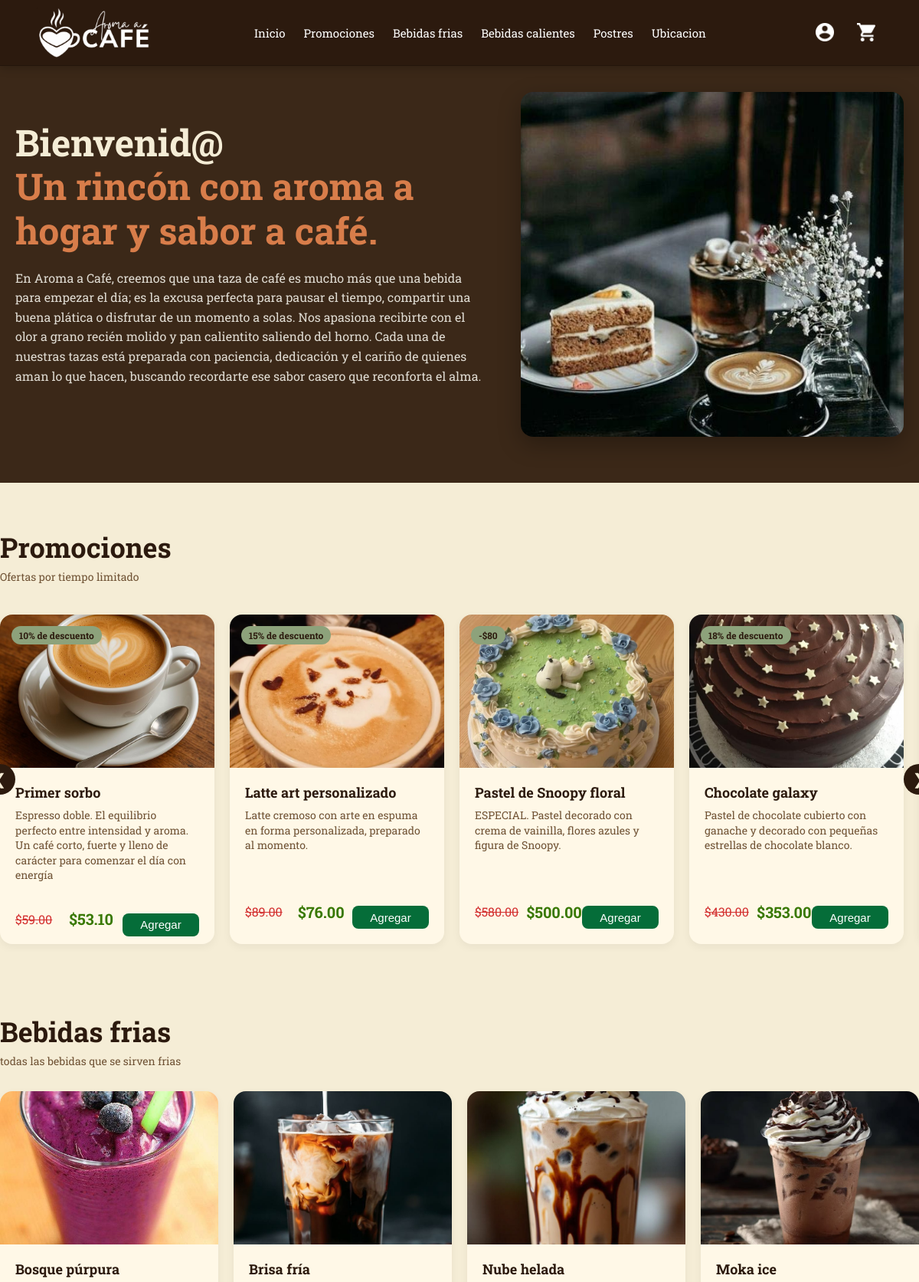
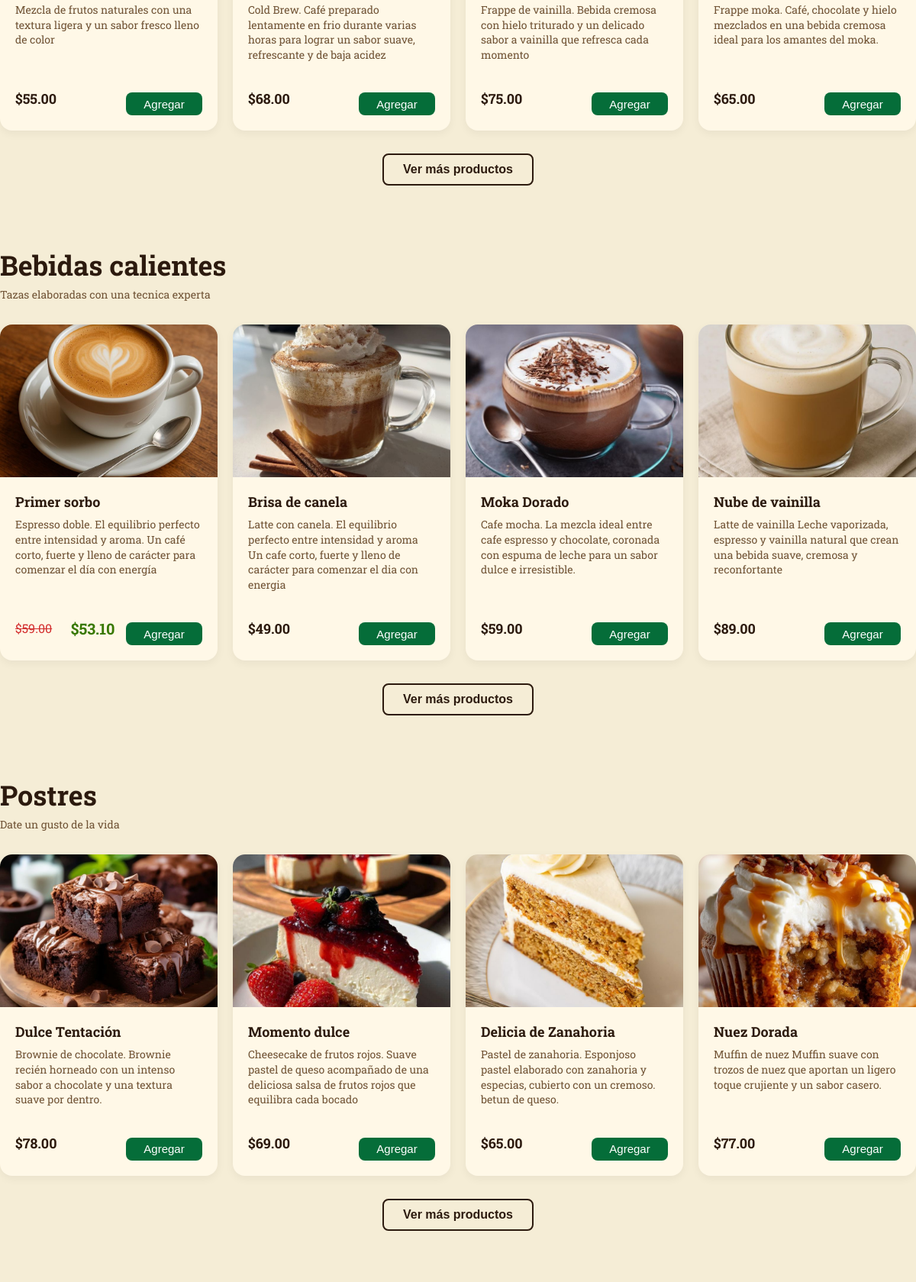
The page / (upper part) on the database its author committed (2 pictures, top to bottom).
### tables this page shows
CREATE TABLE `categorias` (
  `id_categoria` int(11) NOT NULL,
  `nombre` varchar(30) NOT NULL,
  `descripcion` varchar(100) DEFAULT NULL
);

CREATE TABLE `productos` (
  `id_producto` int(11) NOT NULL,
  `nombre` varchar(30) NOT NULL,
  `descripcion` text DEFAULT NULL,
  `id_categoria` int(11) DEFAULT NULL,
  `precio` decimal(10,2) NOT NULL,
  `imagen_url` varchar(255) DEFAULT NULL,
  `tiene_promocion` tinyint(1) DEFAULT 0,
  `etiqueta_promo` varchar(30) DEFAULT NULL,
  `precio_descuento` decimal(10,2) DEFAULT NULL
);

### index.php (the view, shortened to what this page needs)
<?php
require_once 'config/conexion.php';
$sqlCategorias = "
    SELECT
        id_categoria,
        nombre,
        descripcion
    FROM categorias
    ORDER BY id_categoria ASC
";
$categoriasResultado = $conexion->query($sqlCategorias);
$categorias = $categoriasResultado ? $categoriasResultado->fetchAll(PDO::FETCH_ASSOC) : [];
$sqlProductos = "
    SELECT
        p.id_producto,
        p.nombre,
        p.descripcion,
        p.id_categoria,
        p.precio,
        p.imagen_url,
        p.tiene_promocion,
        p.etiqueta_promo,
        p.precio_descuento
    FROM productos AS p
    ORDER BY p.id_categoria ASC, p.id_producto ASC
";
$productosResultado = $conexion->query($sqlProductos);
$productosPorCategoria = [];
$productosPromocion = [];
if ($productosResultado) {
    while ($producto = $productosResultado->fetch(PDO::FETCH_ASSOC)) {
        $idCategoria = (int) $producto['id_categoria'];
        $productosPorCategoria[$idCategoria][] = $producto;
        if (!empty($producto['tiene_promocion']) && !empty($producto['precio_descuento'])) {
            $productosPromocion[] = $producto;
        }
    }
}
?>
<!DOCTYPE html>
<html lang="es">
<head>
    <link rel="stylesheet" href="css/header-menu.css">
    <link rel="stylesheet" href="css/footer.css">
    <link rel="stylesheet" href="css/menu.css">
</head>
<body>
    <?php include("includes/header-menu.php"); ?>
    <section id="inicio" class="hero">
        <div class="container hero-content">
            <div class="hero-txt">
                <h1>Bienvenid@<br><span>Un rincón con aroma a hogar y sabor a café.</span></h1>
                <p>En Aroma a Café, creemos que una taza de café es mucho más que una bebida para empezar el día; es la excusa perfecta para pausar el tiempo, compartir una buena plática o disfrutar de un momento a solas.
Nos apasiona recibirte con el olor a grano recién molido y pan calientito saliendo del horno. Cada una de nuestras tazas está preparada con paciencia, dedicación y el cariño de quienes aman lo que hacen, buscando recordarte ese sabor casero que reconforta el alma.
</p>
            </div>
            <div class="hero-img">
                <img id="PromoImagen" src="img/productos/Postres/producto_6a658017028190.67328164.jpeg" alt="Delicias de café y helado" alt="Promociones">
            </div>
        </div>
    </section>
    <section id="promociones" class="categoria-seccion container">
        <h2>Promociones</h2>
        <p class="subtitulo">Ofertas por tiempo limitado</p>
        <div class="carousel-wrapper">
            <button class="carousel-btn" id="btn-prev">❮</button>
            <div class="carrusel-container" id="promos-carousel">
                <?php if (!empty($productosPromocion)): ?>
                    <?php foreach ($productosPromocion as $producto): ?>
                        <?php $precioFinalPromocion = !empty($producto['precio_descuento']) ? (float) $producto['precio_descuento'] : (float) $producto['precio']; ?>
                        <div class="box">
                            <div class="tag-oferta"><?= htmlspecialchars(!empty($producto['etiqueta_promo']) ? $producto['etiqueta_promo'] : 'Promoción', ENT_QUOTES, 'UTF-8') ?></div>
                            <?php if (!empty($producto['imagen_url'])): ?>
                                <img src="img/productos/<?= htmlspecialchars($producto['imagen_url'], ENT_QUOTES, 'UTF-8') ?>" alt="<?= htmlspecialchars($producto['nombre'], ENT_QUOTES, 'UTF-8') ?>">
                            <?php endif; ?>
                            <div class="product-txt">
                                <h3><?= htmlspecialchars($producto['nombre'], ENT_QUOTES, 'UTF-8') ?></h3>
                                <p><?= htmlspecialchars($producto['descripcion'], ENT_QUOTES, 'UTF-8') ?></p>
                                <div class="producto-footer">
                                    <span class="precio-anterior">$<?= number_format((float) $producto['precio'], 2) ?></span>
                                    <span class="precio-promo">$<?= number_format($precioFinalPromocion, 2) ?></span>
                                    <button
                                        class="btn-agCarrito"
                                        data-id="<?= (int) $producto['id_producto'] ?>"
                                        data-nombre="<?= htmlspecialchars($producto['nombre'], ENT_QUOTES, 'UTF-8') ?>"
                                        data-precio="<?= $precioFinalPromocion ?>"
                                        data-imagen="<?= htmlspecialchars($producto['imagen_url'], ENT_QUOTES, 'UTF-8') ?>"
                                    >Agregar</button>
                                </div>
                            </div>
                        </div>
                    <?php endforeach; ?>
                <?php else: ?>
                    <p>No hay productos en promoción disponibles.</p>
                <?php endif; ?>
            </div>
            <button class="carousel-btn" id="btn-next">❯</button>
        </div>
    </section>
    <?php foreach ($categorias as $categoria): ?>
        <?php
            $idCategoria = (int) $categoria['id_categoria'];
            $productosCategoria = $productosPorCategoria[$idCategoria] ?? [];
        ?>
        <section id="categoria-<?= $idCategoria ?>" class="categoria-seccion container">
            <h2><?= htmlspecialchars($categoria['nombre'], ENT_QUOTES, 'UTF-8') ?></h2>
            <?php if (!empty($categoria['descripcion'])): ?>
                <p class="subtitulo">
                    <?= htmlspecialchars($categoria['descripcion'], ENT_QUOTES, 'UTF-8') ?>
                </p>
            <?php endif; ?>
            <div class="box-container limit-grid">
                <?php if (!empty($productosCategoria)): ?>
                    <?php $contador = 0;
                    foreach ($productosCategoria as $producto):
                        $contador++;
                        $claseProducto = $contador <= 4 ? 'product-item' : 'product-item-extra';
                    ?>
                    <div class="box <?= $claseProducto ?>">
                        <?php if (!empty($producto['imagen_url'])): ?>
                            <img
                                src="img/productos/<?= htmlspecialchars($producto['imagen_url'], ENT_QUOTES, 'UTF-8') ?>"
                                alt="<?= htmlspecialchars($producto['nombre'], ENT_QUOTES, 'UTF-8') ?>"
                            >
                        <?php endif; ?>
                        <div class="product-txt">
                            <h3><?= htmlspecialchars($producto['nombre'], ENT_QUOTES, 'UTF-8') ?></h3>
                            <p><?= htmlspecialchars($producto['descripcion'], ENT_QUOTES, 'UTF-8') ?></p>
                            <div class="producto-footer">
                                <?php if (!empty($producto['tiene_promocion']) && !empty($producto['precio_descuento'])): ?>
                                    <span class="precio-anterior">
                                        $<?= number_format((float) $producto['precio'], 2) ?>
                                    </span>
                                    <span class="precio-promo">
                                        $<?= number_format((float) $producto['precio_descuento'], 2) ?>
                                    </span>
                                <?php else: ?>
                                    <span class="precio">
                                        $<?= number_format((float) $producto['precio'], 2) ?>
                                    </span>
                                <?php endif; ?>
                                <?php $precioRealProducto = !empty($producto['tiene_promocion']) && !empty($producto['precio_descuento']) ? (float) $producto['precio_descuento'] : (float) $producto['precio']; ?>
                                <button
                                    class="btn-agCarrito"
                                    data-id="<?= (int) $producto['id_producto'] ?>"
                                    data-nombre="<?= htmlspecialchars($producto['nombre'], ENT_QUOTES, 'UTF-8') ?>"
                                    data-precio="<?= $precioRealProducto ?>"
                                    data-imagen="<?= htmlspecialchars($producto['imagen_url'], ENT_QUOTES, 'UTF-8') ?>"
                                >
                                    Agregar
                                </button>
                            </div>
                        </div>
                    </div>
                    <?php endforeach; ?>
                <?php else: ?>
                    <p>No hay productos disponibles en esta categoría.</p>
                <?php endif; ?>
            </div>
            <?php if (!empty($productosCategoria) && count($productosCategoria) > 4): ?>
                <div class="btn-container-center">
                    <button
                        id="btn-mas-<?= $idCategoria ?>"
                        class="btn-secundario btn-ver-mas"
                        data-target="categoria-<?= $idCategoria ?>"
                    >
                        Ver más productos
                    </button>
                </div>
            <?php endif; ?>
        </section>
    <?php endforeach; ?>
    <script src="js/menu.js"></script> </body>
</html>

### includes/header-menu.php (shortened to what this page needs)
<?php
require_once __DIR__ . '/../config/conexion.php';
try {
    $stmtCategoriasMenu = $conexion->query(
        "SELECT id_categoria, nombre FROM categorias ORDER BY id_categoria ASC"
    );
    $categoriasMenu = $stmtCategoriasMenu ? $stmtCategoriasMenu->fetchAll(PDO::FETCH_ASSOC) : [];
} catch (PDOException $e) {
    $categoriasMenu = [];
}
?>
<header id="main-header" class="site-header">
    <div class="header-container">
        <a href="index.php#inicio" class="header-brand">
            <img
                src="img/Logo/logotipo.jpeg"
                alt="logotipo de Aroma a Café"
                class="header-isotipo"
            >
        </a>
        <nav class="header-navbar" id="header-navbar" aria-label="Menú principal">
            <ul class="header-menu" id="header-menu">
                <li><a href="index.php#inicio">Inicio</a></li>
                <li><a href="index.php#promociones">Promociones</a></li>
                <?php foreach ($categoriasMenu as $categoriaMenu): ?>
                    <li>
                        <a href="index.php#categoria-<?= (int) $categoriaMenu['id_categoria'] ?>">
                            <?= htmlspecialchars($categoriaMenu['nombre'], ENT_QUOTES, 'UTF-8') ?>
                        </a>
                    </li>
                <?php endforeach; ?>
                <li><a href="index.php#nosotros">Ubicacion</a></li>
            </ul>
        </nav>
        <div class="header-actions">
            <?php if (isset($_SESSION['id_usuario'])): ?>
                <span class="nombre-usuario" style="margin-right: 15px; font-weight: 600; color: white;">
                    Hola, <?php echo htmlspecialchars($_SESSION['nombre'], ENT_QUOTES, 'UTF-8'); ?>
                </span>
                <a href="logout.php" class="header-icon-btn" style="text-decoration: none; color: #f18aa2; font-weight: bold; margin-right: 15px;" aria-label="Cerrar sesión">
                    Cerrar sesión
                </a>
            <?php else: ?>
                <button type="button" class="header-icon-btn" id="boton-login" aria-label="Iniciar sesión">
                    <img src="img/iconos/icon-usuario.png" alt="Iniciar sesión">
                </button>
            <?php endif; ?>
            <button type="button" class="header-icon-btn" id="boton-carrito" aria-label="Ver carrito">
                <img src="img/iconos/icon-carrito.png" alt="Ver carrito">
            </button>
        </div>
    </div>
</header>

### css/header-menu.css (style rules this page uses)
.site-header { position: fixed; top: 0; left: 0; width: 100%; z-index: 2000; background-color: #2C1A0E; border-bottom: 1px solid rgba(0, 0, 0, 0.2); box-shadow: 0 3px 12px rgba(0, 0, 0, 0.2); transition: top 0.4s ease; }
.header-container { width: min(1200px, 92%); min-height: 75px; margin: 0 auto; padding: 10px 0; display: flex; align-items: center; justify-content: space-between; gap: 25px; box-sizing: border-box; }
.header-brand { display: flex; align-items: center; flex-shrink: 0; color: #ffffff; text-decoration: none; }
.header-isotipo { width: 150px; height: auto; object-fit: contain; display: block; }
.header-navbar { flex: 1; }
.header-menu { margin: 0; padding: 0; display: flex; align-items: center; justify-content: center; gap: 24px; list-style: none; }
.header-menu li { margin: 0; padding: 0; }
.header-menu a { position: relative; color: #ffffff; font-family: "Roboto Slab", serif; font-size: 15px; font-weight: 400; text-decoration: none; white-space: nowrap; transition: color 0.3s ease; }
.header-menu a::after { content: ""; position: absolute; left: 0; bottom: -6px; width: 0; height: 2px; background-color: #c87444; transition: width 0.3s ease; }
.header-actions { display: flex; align-items: center; gap: 12px; flex-shrink: 0; }
.header-icon-btn { width: 42px; height: 42px; padding: 8px; display: flex; align-items: center; justify-content: center; background-color: transparent; border: none; border-radius: 50%; cursor: pointer; transition: background-color 0.3s ease, transform 0.2s ease; }
.header-icon-btn img { width: 24px; height: 24px; object-fit: contain; }

### rows shown on the page
categorias: nombre "Bebidas frias", descripcion "todas las bebidas que se sirven frias"
categorias: nombre "Bebidas calientes", descripcion "Tazas elaboradas con una tecnica experta"
categorias: nombre "Postres", descripcion "Date un gusto de la vida"
productos: etiqueta_promo "10% de descuento", imagen_url (picture), nombre "Primer sorbo", descripcion "Espresso doble. El equilibrio perfecto entre intensidad y aroma. Un café corto, fuerte y lleno de carácter para comenzar el día con energía", precio "59.00", precio_descuento "53.10"
productos: etiqueta_promo "15% de descuento", imagen_url (picture), nombre "Latte art personalizado", descripcion "Latte cremoso con arte en espuma en forma personalizada, preparado al momento.", precio "89.00", precio_descuento "76.00"
productos: etiqueta_promo "-$80", imagen_url (picture), nombre "Pastel de Snoopy floral", descripcion "ESPECIAL. Pastel decorado con crema de vainilla, flores azules y figura de Snoopy.", precio "580.00", precio_descuento "500.00"
productos: etiqueta_promo "18% de descuento", imagen_url (picture), nombre "Chocolate galaxy", descripcion "Pastel de chocolate cubierto con ganache y decorado con pequeñas estrellas de chocolate blanco.", precio "430.00", precio_descuento "353.00"
productos: imagen_url (picture), nombre "Bosque púrpura", descripcion "Mezcla de frutos naturales con una textura ligera y un sabor fresco lleno de color", precio "55.00"
productos: imagen_url (picture), nombre "Brisa fría", descripcion "Cold Brew. Café preparado lentamente en frio durante varias horas para lograr un sabor suave, refrescante y de baja acidez", precio "68.00"
productos: imagen_url (picture), nombre "Nube helada", descripcion "Frappe de vainilla. Bebida cremosa con hielo triturado y un delicado sabor a vainilla que refresca cada momento", precio "75.00"
productos: imagen_url (picture), nombre "Moka ice", descripcion "Frappe moka. Café, chocolate y hielo mezclados en una bebida cremosa ideal para los amantes del moka.", precio "65.00"
productos: imagen_url (picture), nombre "Brisa de canela", descripcion "Latte con canela. El equilibrio perfecto entre intensidad y aroma Un cafe corto, fuerte y lleno de carácter para comenzar el dia con energia", precio "49.00"
productos: imagen_url (picture), nombre "Moka Dorado", descripcion "Cafe mocha. La mezcla ideal entre cafe espresso y chocolate, coronada con espuma de leche para un sabor dulce e irresistible.", precio "59.00"
productos: imagen_url (picture), nombre "Nube de vainilla", descripcion "Latte de vainilla Leche vaporizada, espresso y vainilla natural que crean una bebida suave, cremosa y reconfortante", precio "89.00"
productos: imagen_url (picture), nombre "Dulce Tentación", descripcion "Brownie de chocolate. Brownie recién horneado con un intenso sabor a chocolate y una textura suave por dentro.", precio "78.00"
productos: imagen_url (picture), nombre "Momento dulce", descripcion "Cheesecake de frutos rojos. Suave pastel de queso acompañado de una deliciosa salsa de frutos rojos que equilibra cada bocado", precio "69.00"
productos: imagen_url (picture), nombre "Delicia de Zanahoria", descripcion "Pastel de zanahoria. Esponjoso pastel elaborado con zanahoria y especias, cubierto con un cremoso. betun de queso.", precio "65.00"
productos: imagen_url (picture), nombre "Nuez Dorada", descripcion "Muffin de nuez Muffin suave con trozos de nuez que aportan un ligero toque crujiente y un sabor casero.", precio "77.00"
